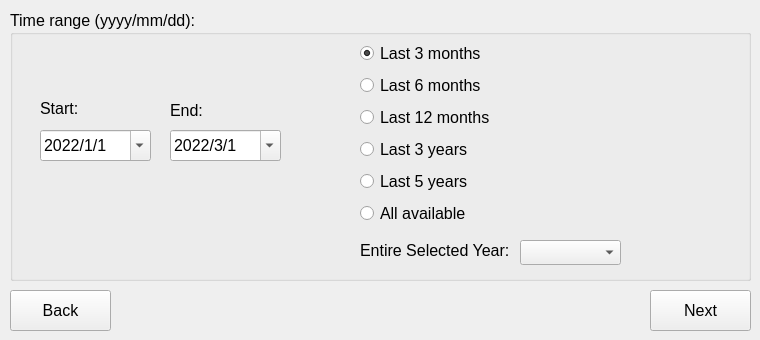
   <widget class="QWidget" name="tab_2">
    <attribute name="title">
     <string>Step 4</string>
    </attribute>
    <widget class="QLabel" name="label_18">
     <property name="geometry">
      <rect>
       <x>10</x>
       <y>110</y>
       <width>191</width>
       <height>16</height>
      </rect>
     </property>
     <property name="lineWidth">
      <number>1</number>
     </property>
     <property name="text">
      <string/>
     </property>
     <property name="textFormat">
      <enum>Qt::RichText</enum>
     </property>
     <property name="scaledContents">
      <bool>false</bool>
     </property>
     <property name="wordWrap">
      <bool>false</bool>
     </property>
    </widget>
    <widget class="QGroupBox" name="groupBox_3">
     <property name="geometry">
      <rect>
       <x>10</x>
       <y>10</y>
       <width>741</width>
       <height>271</height>
      </rect>
     </property>
     <property name="font">
      <font>
       <pointsize>12</pointsize>
      </font>
     </property>
     <property name="title">
      <string>Time range (yyyy/mm/dd):</string>
     </property>
     <widget class="QDateEdit" name="finaledit">
      <property name="geometry">
       <rect>
        <x>160</x>
        <y>120</y>
        <width>111</width>
        <height>31</height>
       </rect>
      </property>
      <property name="font">
       <font>
        <pointsize>12</pointsize>
       </font>
      </property>
      <property name="dateTime">
       <datetime>
        <hour>0</hour>
        <minute>0</minute>
        <second>0</second>
        <year>2022</year>
        <month>3</month>
        <day>1</day>
       </datetime>
      </property>
      <property name="currentSection">
       <enum>QDateTimeEdit::YearSection</enum>
      </property>
      <property name="displayFormat">
       <string>yyyy/M/d</string>
      </property>
      <property name="calendarPopup">
       <bool>true</bool>
      </property>
      <property name="timeSpec">
       <enum>Qt::LocalTime</enum>
      </property>
      <property name="date">
       <date>
        <year>2022</year>
        <month>3</month>
        <day>1</day>
       </date>
      </property>
     </widget>
     <widget class="QDateEdit" name="incioedit">
      <property name="geometry">
       <rect>
        <x>30</x>
        <y>120</y>
        <width>111</width>
        <height>31</height>
       </rect>
      </property>
      <property name="font">
       <font>
        <pointsize>12</pointsize>
       </font>
      </property>
      <property name="dateTime">
       <datetime>
        <hour>0</hour>
        <minute>0</minute>
        <second>0</second>
        <year>2022</year>
        <month>1</month>
        <day>1</day>
       </datetime>
      </property>
      <property name="displayFormat">
       <string>yyyy/M/d</string>
      </property>
      <property name="calendarPopup">
       <bool>true</bool>
      </property>
      <property name="date">
       <date>
        <year>2022</year>
        <month>1</month>
        <day>1</day>
       </date>
      </property>
     </widget>
     <widget class="QLabel" name="label_19">
      <property name="geometry">
       <rect>
        <x>30</x>
        <y>90</y>
        <width>91</width>
        <height>16</height>
       </rect>
      </property>
      <property name="font">
       <font>
        <pointsize>12</pointsize>
       </font>
      </property>
      <property name="text">
       <string>Start:</string>
      </property>
      <property name="textFormat">
       <enum>Qt::AutoText</enum>
      </property>
      <property name="scaledContents">
       <bool>false</bool>
      </property>
      <property name="wordWrap">
       <bool>false</bool>
      </property>
     </widget>
     <widget class="QLabel" name="label_20">
      <property name="geometry">
       <rect>
        <x>160</x>
        <y>90</y>
        <width>81</width>
        <height>20</height>
       </rect>
      </property>
      <property name="font">
       <font>
        <pointsize>12</pointsize>
       </font>
      </property>
      <property name="text">
       <string>End:</string>
      </property>
      <property name="textFormat">
       <enum>Qt::AutoText</enum>
      </property>
      <property name="scaledContents">
       <bool>false</bool>
      </property>
      <property name="wordWrap">
       <bool>false</bool>
      </property>
     </widget>
     <widget class="QWidget" name="gridLayoutWidget">
      <property name="geometry">
       <rect>
        <x>350</x>
        <y>30</y>
        <width>261</width>
        <height>191</height>
       </rect>
      </property>
      <layout class="QGridLayout" name="gridLayout">
       <item row="7" column="0">
        <widget class="QRadioButton" name="radioButton_5years">
         <property name="font">
          <font>
           <pointsize>12</pointsize>
          </font>
         </property>
         <property name="text">
          <string>Last 5 years</string>
         </property>
         <property name="checked">
          <bool>false</bool>
         </property>
        </widget>
       </item>
       <item row="8" column="0">
        <widget class="QRadioButton" name="radioButton_all">
         <property name="font">
          <font>
           <pointsize>12</pointsize>
          </font>
         </property>
         <property name="text">
          <string>All available</string>
         </property>
         <property name="checked">
          <bool>false</bool>
         </property>
        </widget>
       </item>
       <item row="1" column="0">
        <widget class="QRadioButton" name="radioButton_6months">
         <property name="font">
          <font>
           <pointsize>12</pointsize>
          </font>
         </property>
         <property name="text">
          <string>Last 6 months</string>
         </property>
        </widget>
       </item>
       <item row="0" column="0">
        <widget class="QRadioButton" name="radioButton_3months">
         <property name="font">
          <font>
           <pointsize>12</pointsize>
          </font>
         </property>
         <property name="text">
          <string>Last 3 months</string>
         </property>
         <property name="checked">
          <bool>true</bool>
         </property>
        </widget>
       </item>
       <item row="3" column="0">
        <widget class="QRadioButton" name="radioButton_3years">
         <property name="font">
          <font>
           <pointsize>12</pointsize>
          </font>
         </property>
         <property name="text">
          <string>Last 3 years</string>
         </property>
        </widget>
       </item>
       <item row="2" column="0">
        <widget class="QRadioButton" name="radioButton_12months">
         <property name="font">
          <font>
           <pointsize>12</pointsize>
          </font>
         </property>
         <property name="text">
          <string>Last 12 months</string>
         </property>
         <property name="checked">
          <bool>false</bool>
         </property>
        </widget>
       </item>
      </layout>
     </widget>
     <widget class="QComboBox" name="combo_year">
      <property name="geometry">
       <rect>
        <x>510</x>
        <y>230</y>
        <width>101</width>
        <height>25</height>
       </rect>
      </property>
      <property name="font">
       <font>
        <pointsize>12</pointsize>
       </font>
      </property>
     </widget>
     <widget class="QLabel" name="label_8">
      <property name="geometry">
       <rect>
        <x>350</x>
        <y>230</y>
        <width>161</width>
        <height>21</height>
       </rect>
      </property>
      <property name="font">
       <font>
        <pointsize>12</pointsize>
       </font>
      </property>
      <property name="text">
       <string>Entire Selected Year:</string>
      </property>
     </widget>
    </widget>
    <widget class="QPushButton" name="QPushButton_back_2">
     <property name="enabled">
      <bool>true</bool>
     </property>
     <property name="geometry">
      <rect>
       <x>10</x>
       <y>290</y>
       <width>101</width>
       <height>41</height>
      </rect>
     </property>
     <property name="font">
      <font>
       <pointsize>12</pointsize>
      </font>
     </property>
     <property name="text">
      <string>Back</string>
     </property>
     <property name="icon">
      <iconset>
       <normaloff>../medias/icons8-back-button-50.png</normaloff>../medias/icons8-back-button-50.png</iconset>
     </property>
    </widget>
    <widget class="QPushButton" name="QPushButton_next_2">
     <property name="geometry">
      <rect>
       <x>650</x>
       <y>290</y>
       <width>101</width>
       <height>41</height>
      </rect>
     </property>
     <property name="font">
      <font>
       <pointsize>12</pointsize>
      </font>
     </property>
     <property name="text">
      <string>Next</string>
     </property>
     <property name="icon">
      <iconset>
       <normaloff>../medias/icons8-forward-button-50.png</normaloff>../medias/icons8-forward-button-50.png</iconset>
     </property>
    </widget>
   </widget>
